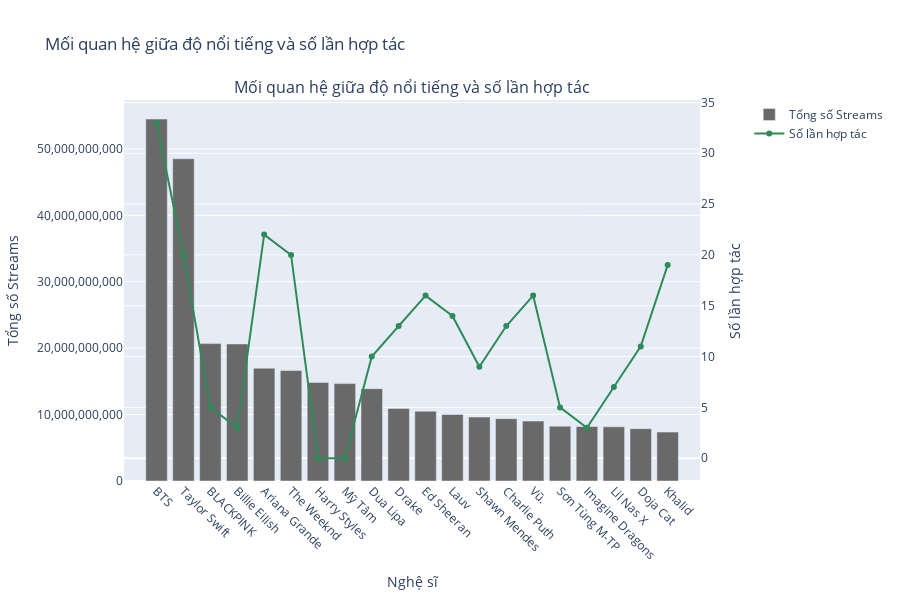

The notebook cell saved with this chart:
### Markdown cell above
Từ bảng dữ liệu, dễ thấy rằng những nghệ sĩ có tổng lượt stream cá nhân cao thường có xu hướng hợp tác với nghệ sĩ khác, trong khi những nghệ sĩ có ít lượt stream thì không. Để quan sát rõ hơn phân bố này, ta sẽ chọn ra top 20 nghệ sĩ có lượt stream cao nhất và trực quan số lần hợp tác của họ với biểu đồ.

### Code cell
# Chọn top 20 nghệ sĩ có tổng stream cao nhất
top_artists = merged_df.head(20)

# Tạo biểu đồ với subplots để có 2 trục Y
fig = make_subplots(
    rows=1, cols=1, 
    shared_xaxes=True, 
    vertical_spacing=0.1,
    subplot_titles=["Mối quan hệ giữa độ nổi tiếng và số lần hợp tác"],
    specs=[[{"secondary_y": True}]]
)

# Thêm biểu đồ cột (streams)
fig.add_trace(
    go.Bar(
        x=top_artists['artist'],
        y=top_artists['total_streams'],
        name='Tổng số Streams',
        marker=dict(color='dimgray')
    ),
    row=1, col=1, secondary_y=False
)

# Thêm biểu đồ đường (số lần hợp tác)
fig.add_trace(
    go.Scatter(
        x=top_artists['artist'],
        y=top_artists['collab_count'],
        mode='lines+markers',
        name='Số lần hợp tác',
        line=dict(color='seagreen'),
        marker=dict(color='seagreen')
    ),
    row=1, col=1, secondary_y=True
)

# Cập nhật trục Y thứ nhất và thứ hai
fig.update_yaxes(
    title_text="Tổng số Streams", 
    showgrid=True, 
    row=1, col=1, 
    tickformat=",.0f", 
)
fig.update_yaxes(
    title_text="Số lần hợp tác", 
    showgrid=True, 
    row=1, col=1, 
    tickformat=",.0f", 
    secondary_y=True
)

# Cập nhật trục X 
fig.update_xaxes(
    title_text="Nghệ sĩ", 
    tickangle=45,
    tickmode="array",
    tickvals=top_artists['artist'],
    ticktext=top_artists['artist']
)

fig.update_layout(
    title_text="Mối quan hệ giữa độ nổi tiếng và số lần hợp tác",
    xaxis_title="Nghệ sĩ",
    template="plotly",
    showlegend=True,
    height=600,
)
# fig.write_image('../images/bar_line_collaboration.svg', format='svg', engine='kaleido')
fig.show()

### Figure 1 — Plotly figure (JSON) as saved in the notebook; plotly's stock layout.template omitted (floating-point values rounded to 4 significant figures)
{"data": [{"marker": {"color": "dimgray"}, "name": "Tổng số Streams", "type": "bar", "x": ["BTS", "Taylor Swift", "BLACKPINK", "Billie Eilish", "Ariana Grande", "The Weeknd", "Harry Styles", "Mỹ Tâm", "Dua Lipa", "Drake", "Ed Sheeran", "Lauv", "Shawn Mendes", "Charlie Puth", "Vũ.", "Sơn Tùng M-TP", "Imagine Dragons", "Lil Nas X", "Doja Cat", "Khalid"], "xaxis": "x", "y": [54492563783, 48514847054, 20685415047, 20628238877, 16973193586, 16629625805, 14835231552, 14663764172, 13895108478, 10910281857, 10497813975, 10017693460, 9621380963, 9380175771, 9022825373, 8256732891, 8211051549, 8160349742, 7882331885, 7363400322], "yaxis": "y"}, {"line": {"color": "seagreen"}, "marker": {"color": "seagreen"}, "mode": "lines+markers", "name": "Số lần hợp tác", "type": "scatter", "x": ["BTS", "Taylor Swift", "BLACKPINK", "Billie Eilish", "Ariana Grande", "The Weeknd", "Harry Styles", "Mỹ Tâm", "Dua Lipa", "Drake", "Ed Sheeran", "Lauv", "Shawn Mendes", "Charlie Puth", "Vũ.", "Sơn Tùng M-TP", "Imagine Dragons", "Lil Nas X", "Doja Cat", "Khalid"], "xaxis": "x", "y": [33, 20, 5, 3, 22, 20, 0, 0, 10, 13, 16, 14, 9, 13, 16, 5, 3, 7, 11, 19], "yaxis": "y2"}], "layout": {"annotations": [{"font": {"size": 16}, "showarrow": false, "text": "Mối quan hệ giữa độ nổi tiếng và số lần hợp tác", "x": 0.47, "xanchor": "center", "xref": "paper", "y": 1, "yanchor": "bottom", "yref": "paper"}], "height": 600, "showlegend": true, "title": {"text": "Mối quan hệ giữa độ nổi tiếng và số lần hợp tác"}, "xaxis": {"anchor": "y", "domain": [0, 0.94], "tickangle": 45, "tickmode": "array", "ticktext": ["BTS", "Taylor Swift", "BLACKPINK", "Billie Eilish", "Ariana Grande", "The Weeknd", "Harry Styles", "Mỹ Tâm", "Dua Lipa", "Drake", "Ed Sheeran", "Lauv", "Shawn Mendes", "Charlie Puth", "Vũ.", "Sơn Tùng M-TP", "Imagine Dragons", "Lil Nas X", "Doja Cat", "Khalid"], "tickvals": ["BTS", "Taylor Swift", "BLACKPINK", "Billie Eilish", "Ariana Grande", "The Weeknd", "Harry Styles", "Mỹ Tâm", "Dua Lipa", "Drake", "Ed Sheeran", "Lauv", "Shawn Mendes", "Charlie Puth", "Vũ.", "Sơn Tùng M-TP", "Imagine Dragons", "Lil Nas X", "Doja Cat", "Khalid"], "title": {"text": "Nghệ sĩ"}}, "yaxis": {"anchor": "x", "domain": [0, 1], "showgrid": true, "tickformat": ",.0f", "title": {"text": "Tổng số Streams"}}, "yaxis2": {"anchor": "x", "overlaying": "y", "showgrid": true, "side": "right", "tickformat": ",.0f", "title": {"text": "Số lần hợp tác"}}}}
